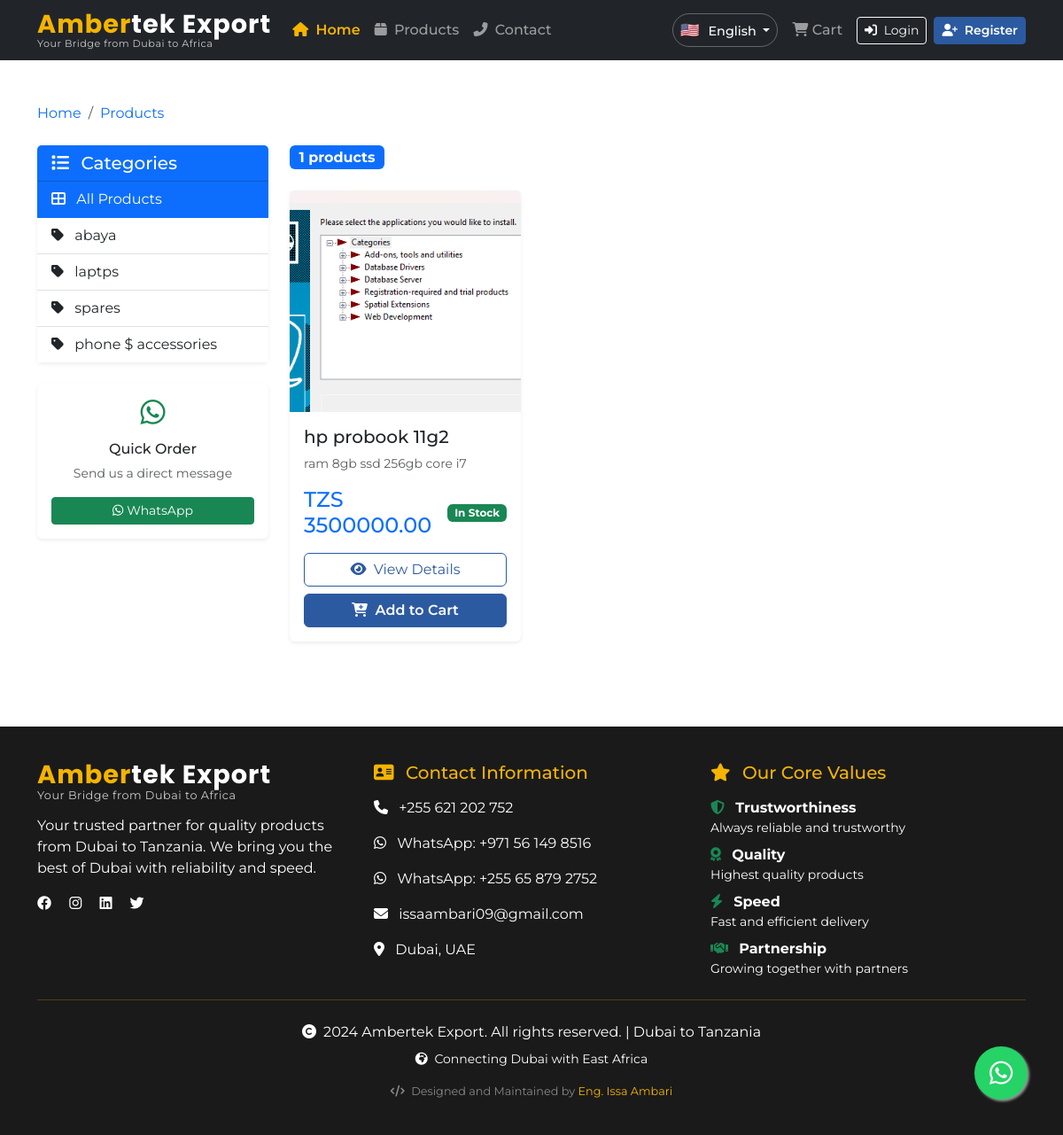
Screenshot of /products/ with the database file from the repository.
### products/models.py (models this page shows, shortened)
class Category(models.Model):
    name = models.CharField(max_length=100)
    description = models.TextField(blank=True)
    image = models.ImageField(upload_to='categories/', blank=True, null=True)
    class Meta:
        verbose_name_plural = "Categories"

class Product(models.Model):
    name = models.CharField(max_length=200)
    description = models.TextField()
    price = models.DecimalField(max_digits=10, decimal_places=2)
    category = models.ForeignKey(Category, on_delete=models.CASCADE)
    image = models.ImageField(upload_to='products/')
    video = models.FileField(upload_to='product_videos/', blank=True, null=True)
    available = models.BooleanField(default=True)
    created_at = models.DateTimeField(auto_now_add=True)

### ambertek/urls.py (the view)
# urls.py: path('products/', products_view, name='products'),
def products_view(request, category_id=None):
    current_language = get_current_language(request)
    from products.models import Product, Category
    products = Product.objects.filter(available=True)
    categories = Category.objects.all()
    active_category = None
    active_category_name = "All Products"
    if category_id:
        from django.shortcuts import get_object_or_404
        products = products.filter(category_id=category_id)
        active_category = category_id
        category_obj = get_object_or_404(Category, id=category_id)
        active_category_name = category_obj.name
    if current_language == 'sw' and not category_id:
        active_category_name = "Bidhaa Zote"
    context = {
        'products': products,
        'categories': categories,
        'current_language': current_language,
        'cart_items_count': request.session.get('cart_items_count', 0),
        'active_category': active_category,
        'active_category_name': active_category_name,
    }
    return render(request, 'products/product_list.html', context)

### templates/products/product_list.html (shortened to what this page needs)
{% extends 'base.html' %}
{% load static %}
{% block content %}
<div class="container py-5">
    <nav aria-label="breadcrumb" class="mb-4">
        <ol class="breadcrumb">
            <li class="breadcrumb-item">
                <a href="{% url 'home' %}" class="text-decoration-none">
                    {% if current_language == 'sw' %}Nyumbani{% else %}Home{% endif %}
                </a>
            </li>
            <li class="breadcrumb-item active text-primary">
                {% if current_language == 'sw' %}Bidhaa{% else %}Products{% endif %}
            </li>
        </ol>
    </nav>
    <div class="row">
        <div class="col-lg-3 mb-4">
            <div class="card border-0 shadow-sm">
                <div class="card-header bg-primary text-white">
                    <h5 class="mb-0">
                        <i class="fas fa-list me-2"></i>
                        {% if current_language == 'sw' %}Kategoria{% else %}Categories{% endif %}
                    </h5>
                </div>
                <div class="card-body p-0">
                    <div class="list-group list-group-flush">
                        <a href="{% url 'products' %}"
                           class="list-group-item list-group-item-action {% if not active_category %}active{% endif %}">
                            <i class="fas fa-th-large me-2"></i>
                            {% if current_language == 'sw' %}Bidhaa Zote{% else %}All Products{% endif %}
                        </a>
                        {% for category in categories %}
                        <a href="{% url 'products_by_category' category.id %}"
                           class="list-group-item list-group-item-action {% if active_category == category.id %}active{% endif %}">
                            <i class="fas fa-tag me-2"></i>
                            {{ category.name }}
                        </a>
                        {% endfor %}
                    </div>
                </div>
            </div>
            <div class="card border-0 shadow-sm mt-4">
                <div class="card-body text-center">
                    <i class="fab fa-whatsapp fa-2x text-success mb-3"></i>
                    <h6>{% if current_language == 'sw' %}Oda Haraka{% else %}Quick Order{% endif %}</h6>
                    <p class="small text-muted">
                        {% if current_language == 'sw' %}Tuma ujumbe moja kwa moja{% else %}Send us a direct message{% endif %}
                    </p>
                    <a href="https://wa.me/971561498516" class="btn btn-success btn-sm w-100" target="_blank">
                        <i class="fab fa-whatsapp me-1"></i>WhatsApp
                    </a>
                </div>
            </div>
        </div>
        <div class="col-lg-9">
            <div class="d-flex justify-content-between align-items-center mb-4">
                <span class="badge bg-primary fs-6">
                    {{ products.count }}
                    {% if current_language == 'sw' %}bidhaa{% else %}products{% endif %}
                </span>
            </div>
            {% if products %}
            <div class="row g-4">
                {% for product in products %}
                <div class="col-xl-4 col-lg-6">
                    <div class="card product-card h-100 border-0 shadow-sm">
                        {% if product.image %}
                        <img src="{{ product.image.url }}"
                             class="card-img-top"
                             alt="{{ product.name }}"
                             style="height: 250px; object-fit: cover;">
                        {% else %}
                        <div class="card-img-top d-flex align-items-center justify-content-center bg-light"
                             style="height: 250px;">
                            <i class="fas fa-image fa-3x text-muted"></i>
                        </div>
                        {% endif %}
                        <div class="card-body d-flex flex-column">
                            <h5 class="card-title text-dark">{{ product.name }}</h5>
                            <p class="card-text text-muted small flex-grow-1">
                                {{ product.description|truncatechars:100 }}
                            </p>
                            <div class="mt-auto">
                                <div class="d-flex justify-content-between align-items-center mb-3">
                                    <span class="h4 text-primary mb-0">TZS {{ product.price }}</span>
                                    <span class="badge bg-{% if product.available %}success{% else %}secondary{% endif %}">
                                        {% if product.available %}
                                            {% if current_language == 'sw' %}Ipo Stock{% else %}In Stock{% endif %}
                                        {% else %}
                                            {% if current_language == 'sw' %}Haipo{% else %}Out of Stock{% endif %}
                                        {% endif %}
                                    </span>
                                </div>
                                <div class="d-grid gap-2">
                                    <a href="{% url 'product_detail' product.id %}" class="btn btn-outline-primary">
                                        <i class="fas fa-eye me-1"></i>
                                        {% if current_language == 'sw' %}Angalia Maelezo{% else %}View Details{% endif %}
                                    </a>
                                    {% if product.available %}
                                    <a href="{% url 'add_to_cart' product.id %}" class="btn btn-primary">
                                        <i class="fas fa-cart-plus me-1"></i>
                                        {% if current_language == 'sw' %}Weka kwenye Carti{% else %}Add to Cart{% endif %}
                                    </a>
                                    {% endif %}
                                </div>
                            </div>
                        </div>
                    </div>
                </div>
                {% endfor %}
            </div>
            {% endif %}
        </div>
    </div>
</div>
{% endblock %}

### rows the page displays
Category: name "abaya"
Category: name "laptps"
Category: name "spares"
Category: name "phone $ accessories"
Product: image (picture), name "hp probook 11g2", description "ram 8gb ssd 256gb core i7", price "3500000.00", available "In Stock"

### other values shown
{{ products.count }} "1"
